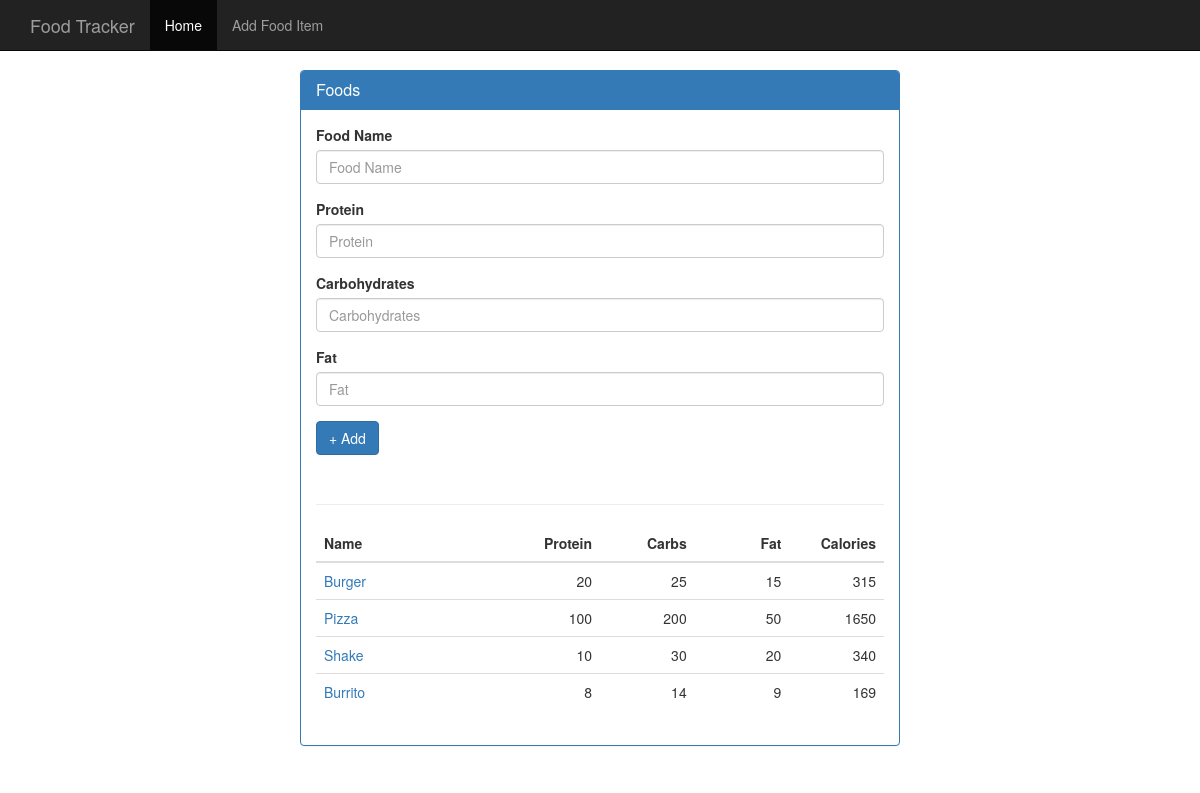
Before: /food with the older database file.
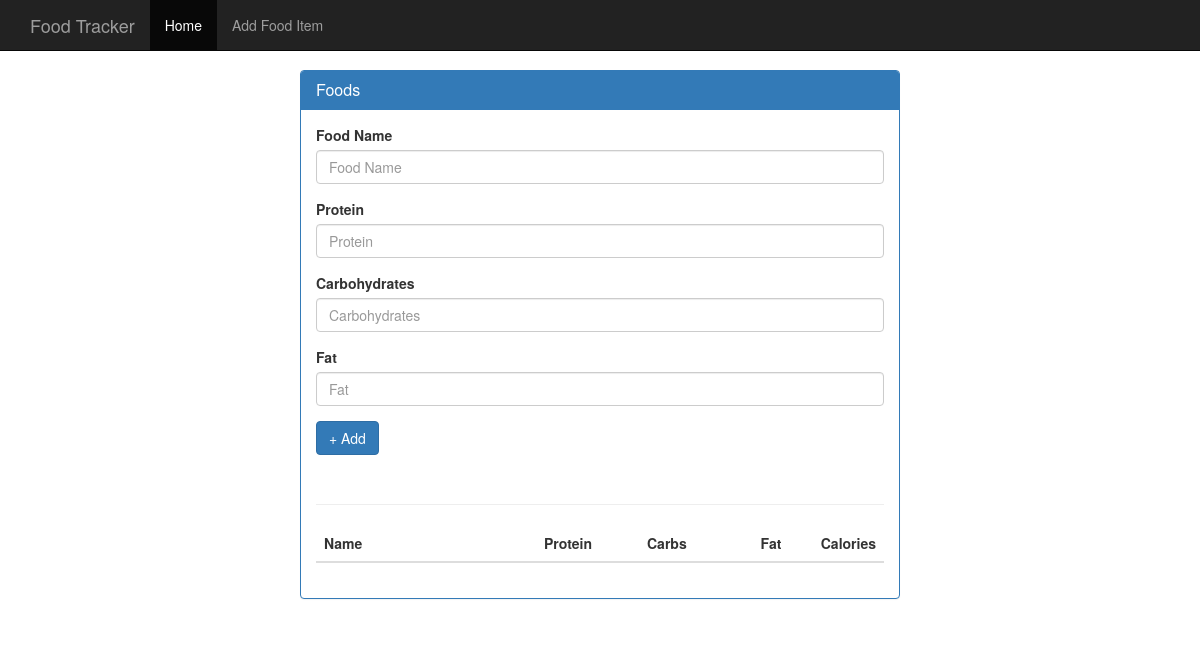
After: the same page with the newer database file.
### tables this page shows
CREATE TABLE food (
    id integer primary key autoincrement ,
    name text not null ,
    protein integer not null,
    carbohydrates integer  not null ,
    fat integer not null,
    calories integer not null
);

### app.py (the view, shortened to what this page needs)
@app.route('/food', methods=['GET', 'POST'])
def food():
    db = get_db()
    cursor = db.execute('select id, name, protein, carbohydrates, fat, calories from food')
    results = cursor.fetchall()
    return render_template('add_food.html', title='Food', results=results)

### database.py (called while the page is built)
def connect_db():
    db = sqlite3.connect('food_log.db')
    db.row_factory = sqlite3.Row
    return db

def get_db():
    if not hasattr(g, 'sqlite_db'):
        g.sqlite_db = connect_db()
    return g.sqlite_db

### templates/add_food.html
{% extends 'base.html' %}
{% block body %}
    <div class="container theme-showcase col-sm-6 col-sm-offset-3" role="main">
        <div class="row">
            <div>
                <div class="panel panel-primary">
                    <div class="panel-heading">
                        <h3 class="panel-title">Foods</h3>
                    </div>
                    <div class="panel-body">
                        <form method="POST" action="{{ url_for('food') }}">
                            <div class="form-group">
                                <label for="food-name">Food Name</label>
                                <input type="text" class="form-control" id="food-name" name="food-name"
                                       placeholder="Food Name" required autofocus>
                            </div>
                            <div class="form-group">
                                <label for="protein">Protein</label>
                                <input type="number" class="form-control" id="protein" name="protein"
                                       placeholder="Protein" required>
                            </div>
                            <div class="form-group">
                                <label for="carbohydrates">Carbohydrates</label>
                                <input type="number" class="form-control" id="carbohydrates" name="carbohydrates"
                                       placeholder="Carbohydrates" required>
                            </div>
                            <div class="form-group">
                                <label for="fat">Fat</label>
                                <input type="number" class="form-control" id="fat" name="fat" placeholder="Fat"
                                       required>
                            </div>
                            <button type="submit" class="btn btn-primary glyphicon-plus"> Add</button>
                        </form>
                        <div class="page-header"></div>
                        <table class="table table-hover table-responsive">
                            <thead>
                            <tr>
                                <th class="col-*">Name</th>
                                <th class="col-lg-2 text-right">Protein</th>
                                <th class="col-lg-2 text-right">Carbs</th>
                                <th class="col-lg-2 text-right">Fat</th>
                                <th class="col-lg-2 text-right">Calories</th>
                            </tr>
                            </thead>
                            <tbody>
                            {% for food in results %}
                                <tr id="{{ food.id }}" >
                                    <td class="text-primary">{{ food.name }}</td>
                                    <td class="text-right">{{ food.protein }}</td>
                                    <td class="text-right">{{ food.carbohydrates }}</td>
                                    <td class="text-right">{{ food.fat }}</td>
                                    <td class="text-right">{{ food.calories }}</td>
                                </tr>
                            {% endfor %}
                            </tbody>
                        </table>
                    </div>
                </div>
            </div>
        </div>
    </div>
{% endblock %}

### templates/base.html (shortened to what this page needs)
<!DOCTYPE html>
<html lang="en">
<head>
    <link href="{{ url_for('static', filename='bootstrap.min.css') }}" rel="stylesheet">
    <link href="{{ url_for('static', filename='theme.css') }}" rel="stylesheet">
</head>
<body>
<nav class="navbar navbar-inverse navbar-fixed-top">
    <div class="container">
        <div class="navbar-header">
            <a class="navbar-brand" href="{{ url_for('index') }}">Food Tracker</a>
        </div>
        <div id="navbar" class="navbar-collapse collapse">
            <ul class="nav navbar-nav">
                <li class="active"><a href="{{ url_for('index') }}">Home</a></li>
                <li><a href="{{ url_for('food') }}">Add Food Item</a></li>
            </ul>
        </div>
    </div>
</nav>
{% block body %}{% endblock %}
</body>
</html>

### static/theme.css (style rules this page uses)
body { padding-top: 70px; padding-bottom: 30px; }

Changed rows visible on the page:
removed food: name "Burger", protein "20", carbohydrates "25", fat "15", calories "315"
removed food: name "Pizza", protein "100", carbohydrates "200", fat "50", calories "1650"
removed food: name "Shake", protein "10", carbohydrates "30", fat "20", calories "340"
removed food: name "Burrito", protein "8", carbohydrates "14", fat "9", calories "169"
